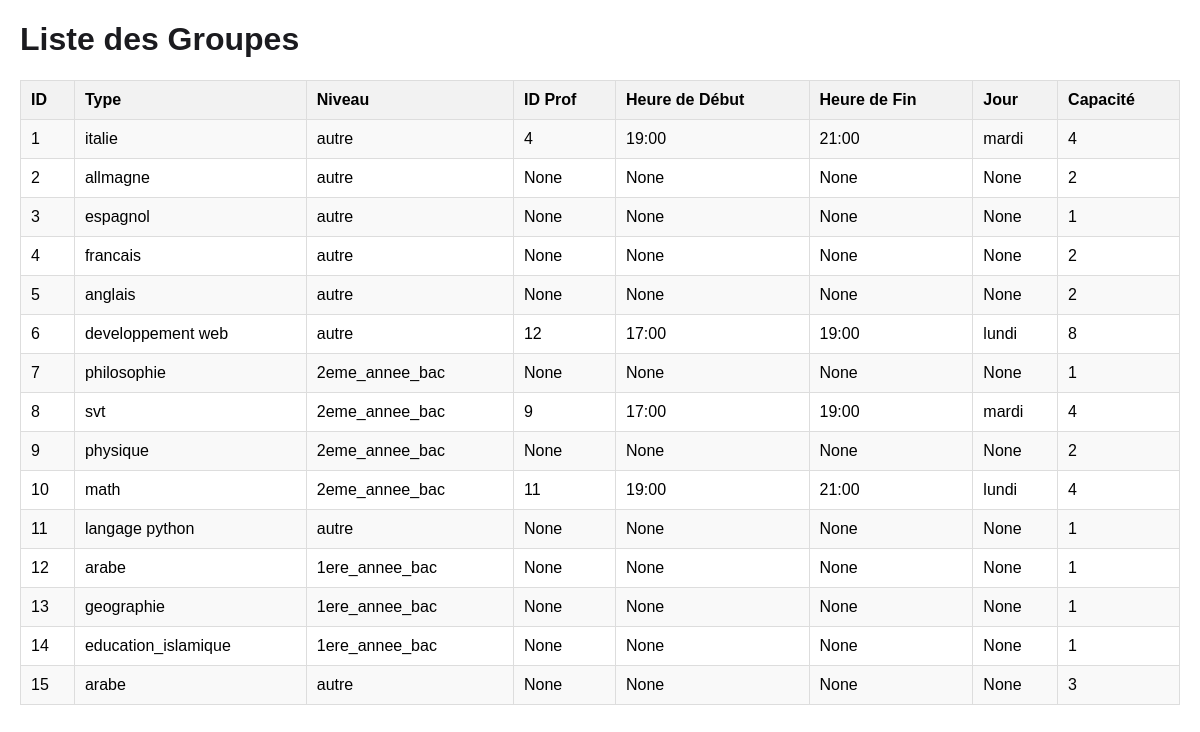
Screenshot of /groupe with the database file from the repository.
### tables this page shows
CREATE TABLE groups (
                id INTEGER PRIMARY KEY AUTOINCREMENT,
                type TEXT,
                niveau TEXT,
                id_prof INTEGER,
                heure_debut TEXT,
                heure_fin TEXT,
                jour TEXT,
                capacity INTEGER,
                FOREIGN KEY (id_prof) REFERENCES professeur (IDprof)
            );

### app.py (the view)
@app.route('/groupe')
def groupe():
    connection = sqlite3.connect('data.db')
    cursor = connection.cursor()
    cursor.execute('SELECT id, type, niveau,id_prof, heure_debut, heure_fin, jour, capacity FROM groups')
    groupes = cursor.fetchall()
    connection.close()
    return render_template('groupe.html', groupes=groupes)

### templates/groupe.html (shortened to what this page needs)
<!DOCTYPE html>
<html lang="fr">
<head>
</head>
<body>
    <h1>Liste des Groupes</h1>
    {% if groupes %}
        <table border="1">
            <tr>
                <th>ID</th>
                <th>Type</th>
                <th>Niveau</th>
                <th>ID Prof</th>
                <th>Heure de Début</th>
                <th>Heure de Fin</th>
                <th>Jour</th>
                <th>Capacité</th>
            </tr>
            {% for groupe in groupes %}
                <tr>
                    <td>{{ groupe[0] }}</td>
                    <td>{{ groupe[1] }}</td>
                    <td>{{ groupe[2] }}</td>
                    <td>{{ groupe[3] }}</td>
                    <td>{{ groupe[4] }}</td>
                    <td>{{ groupe[5] }}</td>
                    <td>{{ groupe[6] }}</td>
                    <td>{{ groupe[7] }}</td>
                </tr>
            {% endfor %}
        </table>
    {% else %}
        <p>Aucun groupe disponible.</p>
    {% endif %}
</body>
</html>

### templates/groupe.html (style rules this page uses)
body { font-family: 'Arial', sans-serif; margin: 20px; }
h1 { color: #1b1b1f; }
table { width: 100%; border-collapse: collapse; margin-top: 20px; }
th, td { border: 1px solid #ddd; padding: 10px; text-align: left; }
th { background-color: #f2f2f2; }
tr:nth-child(even) { background-color: #f9f9f9; }

### rows the page displays
groups: id "1", type "italie", niveau "autre", id_prof "4", heure_debut "19:00", heure_fin "21:00", jour "mardi", capacity "4"
groups: id "2", type "allmagne", niveau "autre", groupe "None", capacity "2"
groups: id "3", type "espagnol", niveau "autre", groupe "None", capacity "1"
groups: id "4", type "francais", niveau "autre", groupe "None", capacity "2"
groups: id "5", type "anglais", niveau "autre", groupe "None", capacity "2"
groups: id "6", type "developpement web", niveau "autre", id_prof "12", heure_debut "17:00", heure_fin "19:00", jour "lundi", capacity "8"
groups: id "7", type "philosophie", niveau "2eme_annee_bac", groupe "None", capacity "1"
groups: id "8", type "svt", niveau "2eme_annee_bac", id_prof "9", heure_debut "17:00", heure_fin "19:00", jour "mardi", capacity "4"
groups: id "9", type "physique", niveau "2eme_annee_bac", groupe "None", capacity "2"
groups: id "10", type "math", niveau "2eme_annee_bac", id_prof "11", heure_debut "19:00", heure_fin "21:00", jour "lundi", capacity "4"
groups: id "11", type "langage python", niveau "autre", groupe "None", capacity "1"
groups: id "12", type "arabe", niveau "1ere_annee_bac", groupe "None", capacity "1"
groups: id "13", type "geographie", niveau "1ere_annee_bac", groupe "None", capacity "1"
groups: id "14", type "education_islamique", niveau "1ere_annee_bac", groupe "None", capacity "1"
groups: id "15", type "arabe", niveau "autre", groupe "None", capacity "3"
